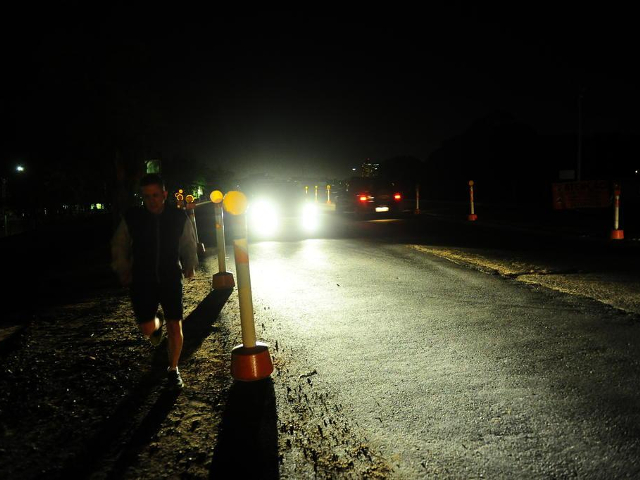
//> input picture PDI/8/noite.jpg, 640 x 480 px
$ ./homomorfico   (built with g++ and OpenCV 4)
//> lines starting //> are read from the running program, lines starting //| are printed output that depends on the picture
#include <iostream>
#include <opencv2/opencv.hpp>
#include <opencv2/imgproc/imgproc.hpp>

using namespace cv;
using namespace std;

Mat complexImage, padded, filter;
Mat image, imagegray, tmp;
Mat_<float> realInput, zeros;
vector<Mat> planos;


int dft_M, dft_N;
int gammaL=0, gammaL_max=100;
int gammaH=0, gammaH_max=100;
int D0=0, D0_max=100;
int C0=0, C0_max= 100;

char key;           // Guarda valor para ESC

void callFilter(int, void*)
{
    int dft_M= tmp.size().height;
    int dft_N= tmp.size().width;
    // Normalização dos parâmetros
    double gH = gammaH/10.0;
    double gL = gammaL/1000.0;
    double d0 = D0/100.0;
    double c0 = C0/100.0;

    // Calcula o filtro pixel a pixel
    for(int i=0; i<dft_M; i++)
    {
        for(int j=0; j<dft_N; j++)
        {
            double D = pow(i-dft_M/2,2)+pow(j-dft_N/2, 2);
            tmp.at<float> (i,j) = (gH-gL)*(1-exp(-c0*D/pow(d0,2)))+gL;
        }
    }

    // cria a matriz com as componentes do filtro e junta
    // ambas em uma matriz multicanal complexa
    Mat comps[]= {tmp, tmp};
    merge(comps, 2, filter);
    imshow("Filtro", tmp);
}

// troca os quadrantes da imagem da DFT
void deslocaDFT(Mat& image )
{
    Mat tmp, A, B, C, D;

    // se a imagem tiver tamanho impar, recorta a regiao para
    // evitar copias de tamanho desigual
    image = image(Rect(0, 0, image.cols & -2, image.rows & -2));
    int cx = image.cols/2;
    int cy = image.rows/2;

    // reorganiza os quadrantes da transformada
    // A B   ->  D C
    // C D       B A
    A = image(Rect(0, 0, cx, cy));
    B = image(Rect(cx, 0, cx, cy));
    C = image(Rect(0, cy, cx, cy));
    D = image(Rect(cx, cy, cx, cy));

    // A <-> D
    A.copyTo(tmp);
    D.copyTo(A);
    tmp.copyTo(D);

    // C <-> B
    C.copyTo(tmp);
    B.copyTo(C);
    tmp.copyTo(B);
}


int main(int, char**)
{
    // cria Janelas e sliders
    namedWindow("Filtro Homomórfico", CV_WINDOW_AUTOSIZE);
    namedWindow("Filtro", CV_WINDOW_AUTOSIZE);
    createTrackbar("GammaH", "Filtro Homomórfico", &gammaH, gammaH_max, callFilter);
    createTrackbar("GammaL", "Filtro Homomórfico", &gammaL, gammaL_max, callFilter);
    createTrackbar("C", "Filtro Homomórfico", &C0, C0_max, callFilter);
    createTrackbar("D0", "Filtro Homomórfico", &D0, D0_max, callFilter);

    // carrega imagem
    image = imread("noite.jpg", CV_LOAD_IMAGE_GRAYSCALE);
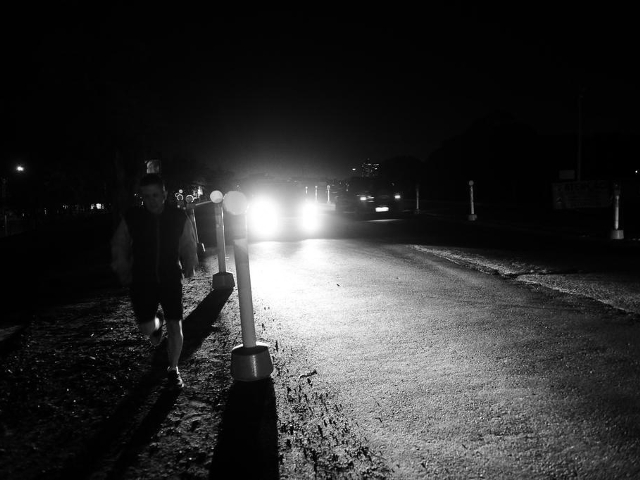
//> image: 480 rows x 640 cols, CV_8UC1; min 0, max 255, mean 47
    if(!image.data){
        cout<<"Não foi possível abrir a image.!\n";
        return -1;
    }
    resize(image, image, Size(640,480));
    //imwrite("original.png", image);

    // identifica os tamanhos otimos para calculo do FFT
    dft_M = getOptimalDFTSize(image.rows);
//> dft_M = 480
    dft_N = getOptimalDFTSize(image.cols);
//> dft_N = 640

    // realiza o padding da imagem
    copyMakeBorder(image, padded, 0, dft_M - image.rows, 0, dft_N - image.cols, BORDER_CONSTANT, Scalar::all(0));

    // parte imaginaria da matriz complexa (preenchida com zeros)
    zeros = Mat_<float>::zeros(padded.size());

    // prepara a matriz complexa para ser preenchida
    complexImage = Mat(padded.size(), CV_32FC2, Scalar(0));

    // a funcaoo de transferenncia (filtro frequencial) deve ter o
    // mesmo tamanho e tipo da matriz complexa
    filter = complexImage.clone();
    tmp = Mat(dft_M, dft_N, CV_32F);

    // O programa permanecerá em loop para receber as manipulações do Trackbar
    for(;;)
    {
        imagegray = image.clone();

        imshow("original", imagegray);

        // realiza o padding da imagem
        copyMakeBorder(imagegray, padded, 0,
                       dft_M - image.rows, 0,
                       dft_N - image.cols,
                       BORDER_CONSTANT, Scalar::all(0));

        // limpa o array de matrizes que vao compor a
        // imagem complexa
        planos.clear();
        // cria a compoente real
        realInput = Mat_<float>(padded);

        // soma com 1 para evitar problemas de log(0) o erro e minimo
        realInput += Scalar::all(1);
        // calcula o log da imagem
        log(realInput, realInput);

        // insere as duas componentes no array de matrizes
        planos.push_back(realInput);
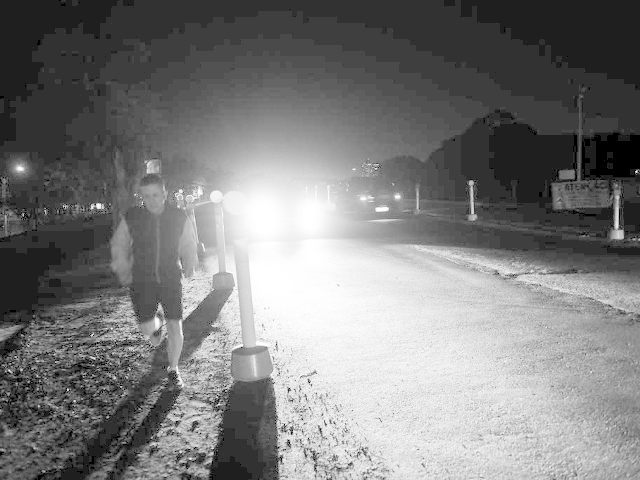
//> planos[0]: 480 rows x 640 cols, CV_32FC1; min 0, max 5.55, mean 2.71; drawn with min black and max white
        planos.push_back(zeros);
//> planos[1]: 480 rows x 640 cols, CV_32FC1; every value is 0

        // combina o array de matrizes em uma unica
        // componente complexa
        merge(planos, complexImage);

        // calcula o dft
        dft(complexImage, complexImage);

        // realiza a troca de quadrantes
        deslocaDFT(complexImage);

        // aplica o filtro frequencial
        mulSpectrums(complexImage,filter,complexImage,0);

        // troca novamente os quadrantes
        deslocaDFT(complexImage);

        // calcula a DFT inversa
        idft(complexImage, complexImage, DFT_SCALE);

        // limpa o array de planos
        planos.clear();

        // separa as partes real e imaginaria da
        // imagem filtrada
        split(complexImage, planos);
//> planos[1]: 480 rows x 640 cols, CV_32FC1; every value is 0
        // calcular expodencial
        exp(planos[0], planos[0]);

        // normaliza a parte real para exibicao
        normalize(planos[0], planos[0], 0, 1, CV_MINMAX);
        imshow("Filtro Homomórfico", planos[0]);

        key = (char) waitKey(10);
//> after the loop in callFilter, `for(int i=0; i<dft_M; i++)`: tmp: 480 rows x 640 cols, CV_32FC1; every value is NaN or infinite
//> the Esc key is pressed
        if( key == 27 )
            break; // esc pressed
    }


    Mat res;
    planos[0].convertTo(res, CV_8UC1, 255.0);
//> res: 480 rows x 640 cols, CV_8UC1; every value is 0
    // salva a imagem resultante
    imwrite("filtrada.png", res);
    vector<Mat> pFiltro;
    split(filter,pFiltro);
    normalize(pFiltro[0], pFiltro[0], 0, 1, CV_MINMAX);
    pFiltro[0].convertTo(res, CV_8UC1, 255.0);
    // salva uma imagem do filtro
    imwrite("filtro.png", res);
    waitKey(0);

    return 0;
}

$ run again, with PDI/8/13811541.jpg copied over PDI/8/noite.jpg
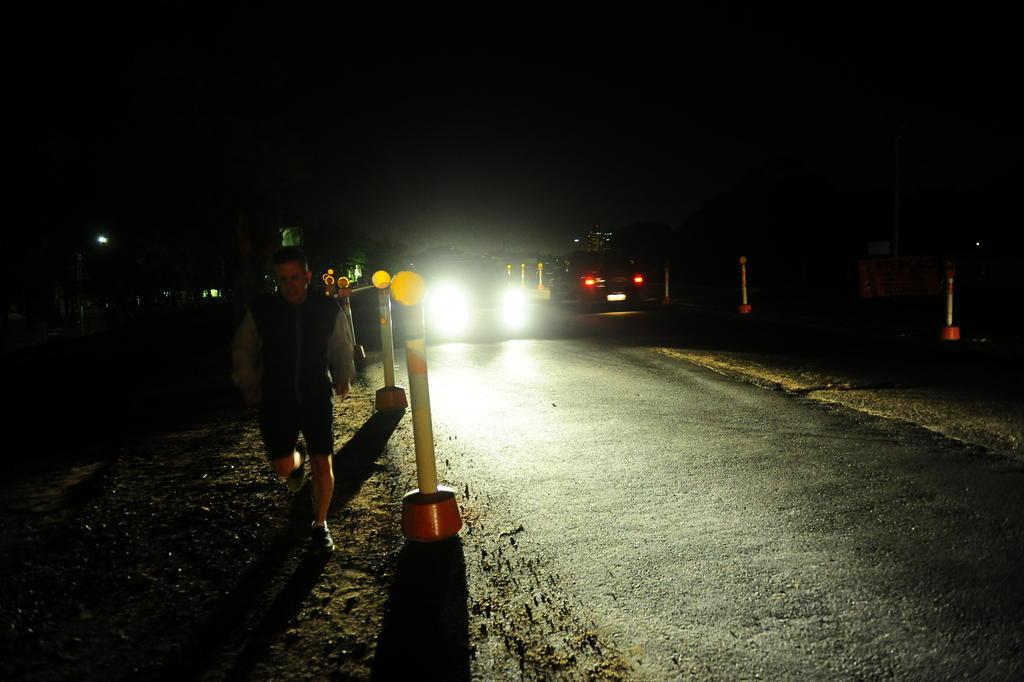
//> input picture PDI/8/13811541.jpg, 1024 x 682 px
//> `resize(image, image, Size(640,480));`:
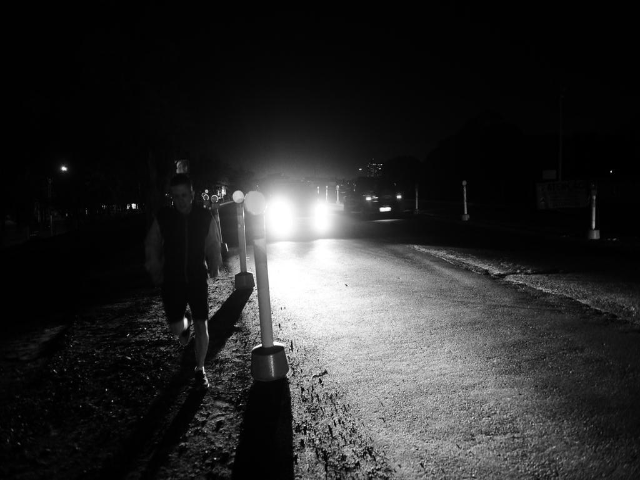
//> image: 480 rows x 640 cols, CV_8UC1; min 0, max 255, mean 42.3
//> `planos.push_back(realInput);`:
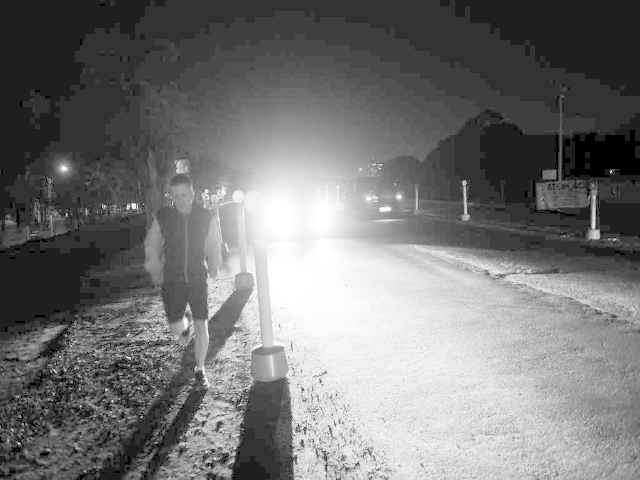
//> planos[0]: 480 rows x 640 cols, CV_32FC1; min 0, max 5.55, mean 2.56; drawn with min black and max white
//> res: 480 rows x 640 cols, CV_8UC1; every value is 0

$ run again, with PDI/8/im.jpg copied over PDI/8/noite.jpg
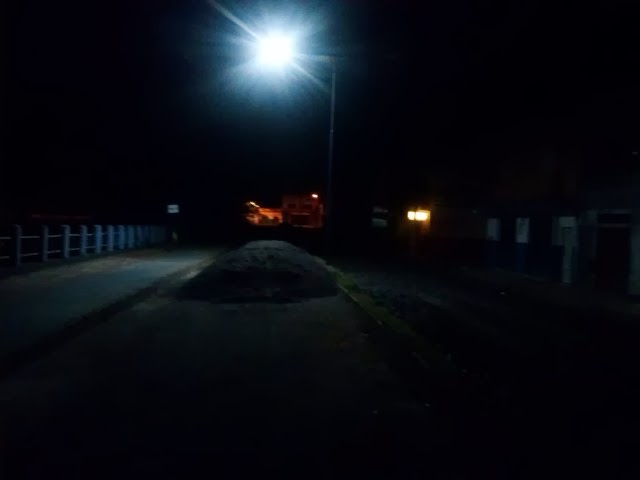
//> input picture PDI/8/im.jpg, 640 x 480 px
//> `image = imread("noite.jpg", CV_LOAD_IMAGE_GRAYSCALE);`:
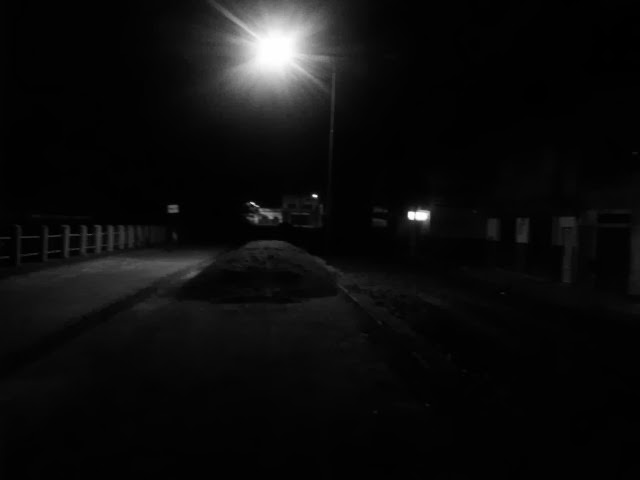
//> image: 480 rows x 640 cols, CV_8UC1; min 0, max 255, mean 12.7
//> `planos.push_back(realInput);`:
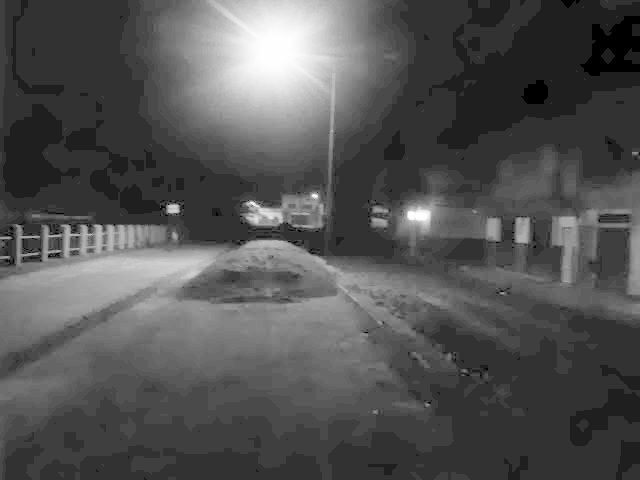
//> planos[0]: 480 rows x 640 cols, CV_32FC1; min 0, max 5.55, mean 1.82; drawn with min black and max white
//> res: 480 rows x 640 cols, CV_8UC1; every value is 0

$ run again, with PDI/8/aracangax.png saved as PDI/8/noite.jpg
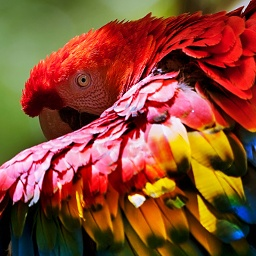
//> input picture PDI/8/aracangax.png, 256 x 256 px
//> `resize(image, image, Size(640,480));`:
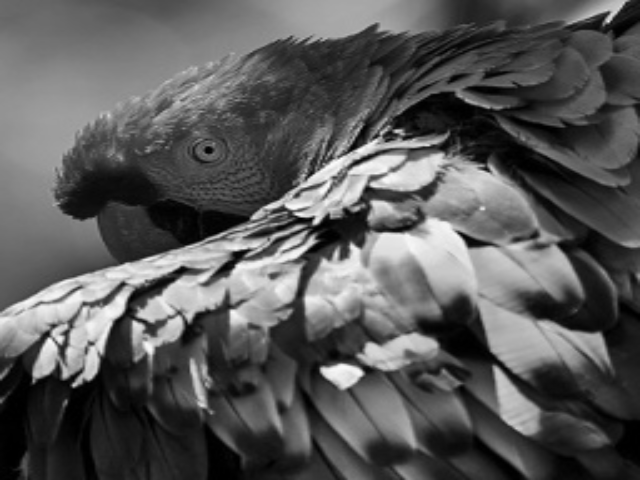
//> image: 480 rows x 640 cols, CV_8UC1; min 0, max 252, mean 89.1
//> `planos.push_back(realInput);`:
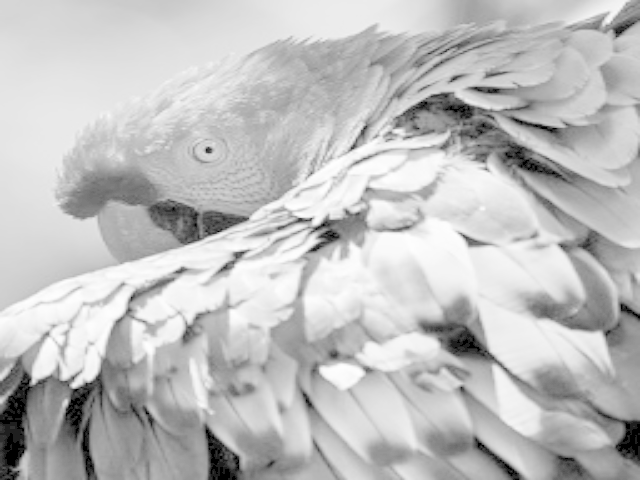
//> planos[0]: 480 rows x 640 cols, CV_32FC1; min 0, max 5.53, mean 4.16; drawn with min black and max white
//> res: 480 rows x 640 cols, CV_8UC1; every value is 0
